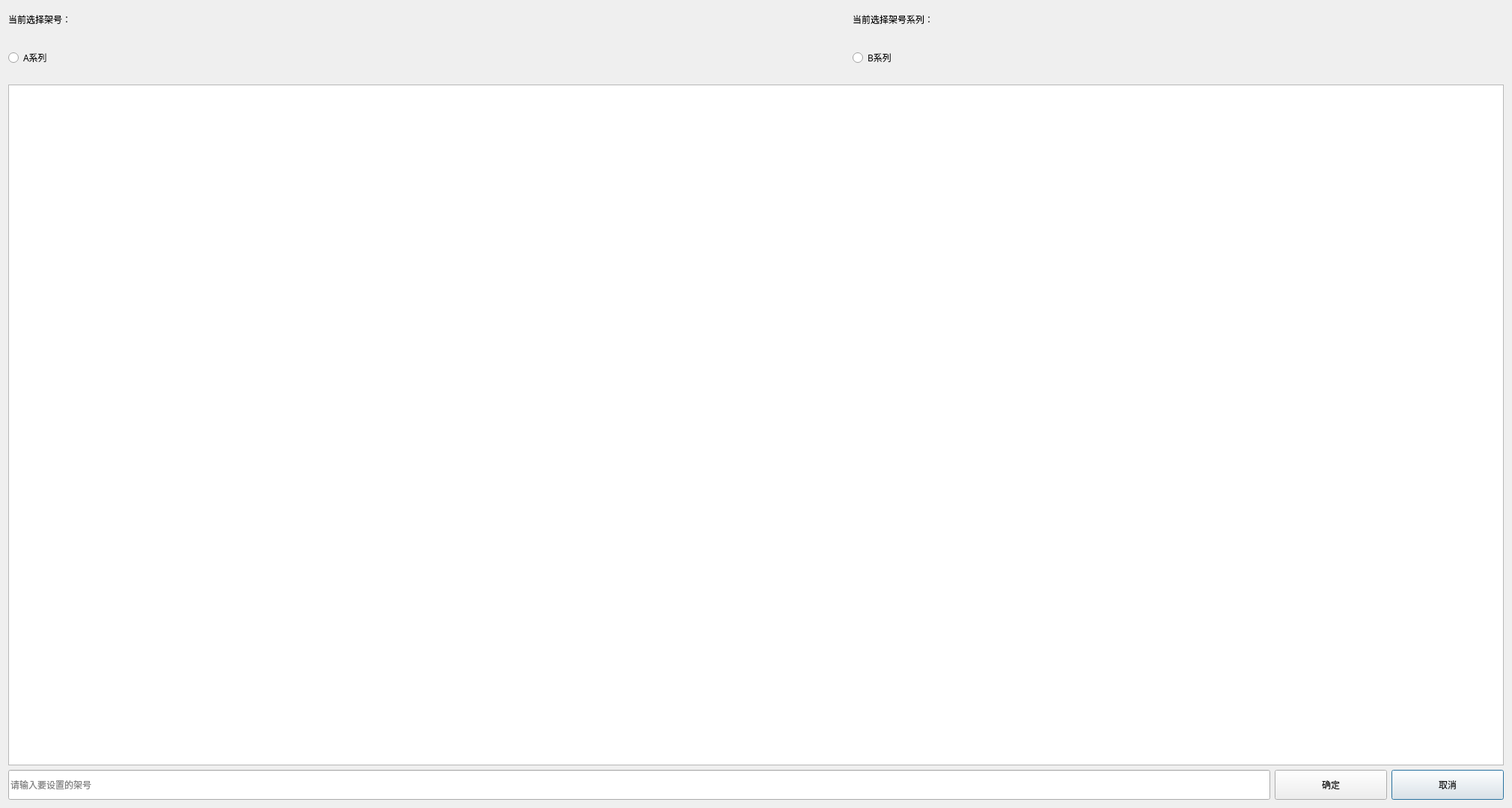
<?xml version="1.0" encoding="UTF-8"?>
<ui version="4.0">
 <class>dlgChoseShelf</class>
 <widget class="QDialog" name="dlgChoseShelf">
  <property name="geometry">
   <rect>
    <x>0</x>
    <y>0</y>
    <width>2020</width>
    <height>1080</height>
   </rect>
  </property>
  <property name="minimumSize">
   <size>
    <width>2020</width>
    <height>1080</height>
   </size>
  </property>
  <property name="maximumSize">
   <size>
    <width>2020</width>
    <height>1080</height>
   </size>
  </property>
  <property name="font">
   <font>
    <family>微软雅黑</family>
   </font>
  </property>
  <property name="windowTitle">
   <string>选择架号</string>
  </property>
  <layout class="QGridLayout" name="gridLayout">
   <item row="5" column="0" colspan="3">
    <widget class="QLineEdit" name="LEShelfNumber">
     <property name="minimumSize">
      <size>
       <width>0</width>
       <height>40</height>
      </size>
     </property>
     <property name="placeholderText">
      <string>请输入要设置的架号</string>
     </property>
    </widget>
   </item>
   <item row="5" column="4">
    <widget class="QPushButton" name="BtnCancel">
     <property name="minimumSize">
      <size>
       <width>150</width>
       <height>40</height>
      </size>
     </property>
     <property name="maximumSize">
      <size>
       <width>100</width>
       <height>16777215</height>
      </size>
     </property>
     <property name="text">
      <string>取消</string>
     </property>
    </widget>
   </item>
   <item row="2" column="2">
    <widget class="QLabel" name="LBShelfSet">
     <property name="minimumSize">
      <size>
       <width>0</width>
       <height>30</height>
      </size>
     </property>
     <property name="text">
      <string>当前选择架号系列：</string>
     </property>
    </widget>
   </item>
   <item row="2" column="0">
    <widget class="QLabel" name="LBShelfNumber">
     <property name="minimumSize">
      <size>
       <width>0</width>
       <height>30</height>
      </size>
     </property>
     <property name="text">
      <string>当前选择架号：</string>
     </property>
    </widget>
   </item>
   <item row="3" column="2">
    <widget class="QRadioButton" name="RABSet">
     <property name="minimumSize">
      <size>
       <width>0</width>
       <height>60</height>
      </size>
     </property>
     <property name="text">
      <string>B系列</string>
     </property>
    </widget>
   </item>
   <item row="3" column="0">
    <widget class="QRadioButton" name="RAASet">
     <property name="minimumSize">
      <size>
       <width>0</width>
       <height>60</height>
      </size>
     </property>
     <property name="text">
      <string>A系列</string>
     </property>
    </widget>
   </item>
   <item row="5" column="3">
    <widget class="QPushButton" name="BtnEnter">
     <property name="minimumSize">
      <size>
       <width>150</width>
       <height>40</height>
      </size>
     </property>
     <property name="maximumSize">
      <size>
       <width>100</width>
       <height>16777215</height>
      </size>
     </property>
     <property name="text">
      <string>确定</string>
     </property>
    </widget>
   </item>
   <item row="4" column="0" colspan="5">
    <widget class="QTableWidget" name="tableWidget">
     <attribute name="horizontalHeaderVisible">
      <bool>false</bool>
     </attribute>
     <attribute name="verticalHeaderVisible">
      <bool>false</bool>
     </attribute>
    </widget>
   </item>
  </layout>
 </widget>
 <resources/>
 <connections/>
</ui>
